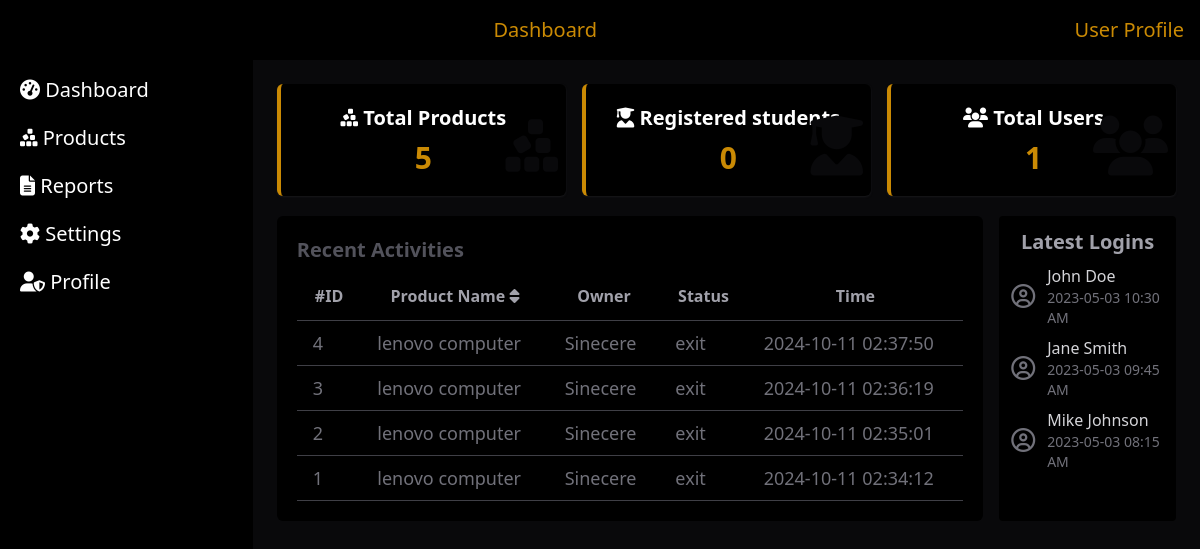
The app's page /dashboard (signed in) with its own data.
### tables this page shows
CREATE TABLE product_movement
                 (Id INTEGER PRIMARY KEY AUTOINCREMENT,
                  ProductId INTEGER,
                  status TEXT,
                  Timestamp TEXT,
                  FOREIGN KEY (ProductId) REFERENCES products(Id));

CREATE TABLE products
                 (Id INTEGER PRIMARY KEY AUTOINCREMENT, Product TEXT, Owner TEXT, Category TEXT, Serial_no TEXT DEFAULT 'None', barcode TEXT, Tag TEXT, details TEXT, timestamp TEXT);

### app.py (the view)
@app.route('/dashboard')
def dashboard():
    if 'user_id' not in session:
        return redirect(url_for('index'))
    conn = get_db_connection()
    cursor = conn.cursor()
    cursor.execute("SELECT COUNT(*) FROM products")
    total_products = cursor.fetchone()[0]
    cursor.execute("SELECT COUNT(*) FROM students")
    total_students = cursor.fetchone()[0]
    cursor.execute("SELECT COUNT(*) FROM users")
    total_users = cursor.fetchone()[0]
    cursor.execute("""
        SELECT pm.Id, p.Product, p.Owner, pm.status, pm.Timestamp
        FROM product_movement pm
        JOIN products p ON pm.ProductId = p.Id
        ORDER BY pm.Timestamp DESC
        LIMIT 10
    """)
    recent_movements = cursor.fetchall()
    conn.close()
    return render_template('dashboard.html', total_products=total_products,
                           total_students=total_students, total_users=total_users,  recent_movements=recent_movements)

### app.py (called while the page is built)
def get_db_connection():
    conn = sqlite3.connect('barcodes.db')
    conn.row_factory = sqlite3.Row
    return conn

### templates/dashboard.html (shortened to what this page needs)
   {% extends "base.html" %}
   {% block content %}
   <div class="grid grid-cols-1 md:grid-cols-3 gap-4 mb-5">
    <div class="bg-black px-2 py-5 rounded-md shadow-sm shadow-zinc-900 border-l-4 border-yellow-600">
        <div class="text-center relative">
            <h2 class="text-xl text-white font-semibold mb-2"> <i class="fa-solid fa-cubes-stacked"></i> Total Products</h2>
            <p class="text-3xl font-bold text-yellow-600">{{ total_products }}</p>
            <i class="fa-solid fa-cubes-stacked text-zinc-950 text-6xl absolute bottom-0 right-0"></i>
        </div>
    </div>
    <div class="bg-black px-2 py-5 rounded-md shadow-sm shadow-zinc-900 border-l-4 border-yellow-600">
        <div class="text-center relative">
            <h2 class="text-xl text-white font-semibold mb-2"> <i class="fa-solid fa-user-graduate"></i>  Registered students</h2>
            <p class="text-3xl font-bold text-yellow-600">{{ total_students }}</p>
            <i class="fa-solid fa-user-graduate text-zinc-950 text-6xl absolute bottom-0 right-0"></i>
        </div>
    </div>
    <div class="bg-black px-2 py-5 rounded-md shadow-sm shadow-zinc-900 border-l-4 border-yellow-600">
        <div class="text-center relative">
            <h2 class="text-xl text-white font-semibold mb-2"> <i class="fa fa-users"></i> Total Users</h2>
            <p class="text-3xl font-bold text-yellow-600">{{ total_users }}</p>
            <i class="fa fa-users text-zinc-950 text-6xl absolute bottom-0 right-0"></i>
        </div>
    </div>
</div>
        <div class="flex flex-col md:flex-row space-x-4">
            <div class="w-full md:w-4/5 p-5 mb-4 md:mb-0 bg-black rounded-md">
                <h2 class="text-xl text-zinc-600 font-semibold mb-2">Recent Activities</h2>
                <div class="overflow-x-auto">
                  {% if recent_movements %}
                <table class="w-full text-white">
                    <thead>
                        <tr>
                            <th class="border-b border-zinc-700 px-4 text-zinc-400 py-3">#ID</th>
                            <th class="border-b border-zinc-700 px-4 text-zinc-400 py-3">Product Name <i class="fa-solid fa-sort"></i> </th>
                            <th class="border-b border-zinc-700 px-4 text-zinc-400 py-3">Owner</th>
                            <th class="border-b border-zinc-700 px-4 text-zinc-400 py-3">Status</th>
                            <th class="border-b border-zinc-700 px-4 text-zinc-400 py-3">Time</th>
                        </tr>
                    </thead>
                    <tbody>
                      {% for movement in recent_movements %}
                      <tr class="border-b border-zinc-700 hover:bg-zinc-900 cursor-pointer">
                          <td class="px-4 text-zinc-500 text-lg py-2">{{ movement.Id }}</td>
                          <td class="px-4 text-zinc-500 text-lg py-2">{{ movement.Product }}</td>
                          <td class="px-4 text-zinc-500 text-lg py-2">{{ movement.Owner }}</td>
                          <td class="px-4 text-zinc-500 text-lg py-2">{{ movement.status }}</td>
                          <td class="px-4 text-zinc-500 text-lg py-2">{{ movement.Timestamp }}</td>
                      </tr>
                      {% endfor %}
                  </tbody>
                </table>
                {% else %}
        <p class="text-zinc-500 text-lg py-2">No recent movements to display.</p>
    {% endif %}
            </div>
            </div>
                      <div class="w-full md:w-1/5 p-3 bg-black rounded">
                          <h2 class="text-xl text-zinc-400 text-center font-semibold mb-2">Latest Logins</h2>
                          <div class="flex items-center mb-2">
                              <i class="fa-regular fa-user-circle text-zinc-500 text-2xl mr-3"></i>
                              <div>
                                  <p class="text-zinc-300">John Doe</p>
                                  <p class="text-zinc-500 text-sm">2023-05-03 10:30 AM</p>
                              </div>
                          </div>
                          <div class="flex items-center mb-2">
                              <i class="fa-regular fa-user-circle text-zinc-500 text-2xl mr-3"></i>
                              <div>
                                  <p class="text-zinc-300">Jane Smith</p>
                                  <p class="text-zinc-500 text-sm">2023-05-03 09:45 AM</p>
                              </div>
                          </div>
                          <div class="flex items-center">
                              <i class="fa-regular fa-user-circle text-zinc-500 text-2xl mr-3"></i>
                              <div>
                                  <p class="text-zinc-300">Mike Johnson</p>
                                  <p class="text-zinc-500 text-sm">2023-05-03 08:15 AM</p>
                              </div>
                          </div>
                      </div>
        </div>
      </div>
    </div>
{% endblock %}

### templates/base.html (shortened to what this page needs)
<!DOCTYPE html>
<html lang="en">
<head>
  <script src="static/Js/tailwind.js"></script>
  <link rel="stylesheet" href="https://cdnjs.cloudflare.com/ajax/libs/font-awesome/6.6.0/css/all.min.css">
</head>
<body  class="bg-zinc-950">
    <div class="bg-black text-white p-4 flex justify-between items-center">
        <h1 class="text-xl text-yellow-600">Dashboard</h1>
        <div>
          <span class="text-xl text-yellow-600">User Profile</span>
        </div>
      </div>
      <div class="flex h-screen">
        <div id="sidebar" class="sidebar bg-black  w-64 min-h-full p-4 md:block">
          <ul class="space-y-5">
            <li><a href="/dashboard" class="text-white text-xl hover:border-b-2 hover:border-yellow-600 hover:text-yellow-600 p-1 "> <i class="fa-solid fa-gauge-high"></i> Dashboard</a></li>
            <li><a href="/product" class="text-white text-xl hover:border-b-2 hover:border-yellow-600 hover:text-yellow-600 p-1 "> <i class="fa-solid fa-cubes-stacked"></i> Products</a></li>
            <li><a href="/report" class="text-white text-xl hover:border-b-2 hover:border-yellow-600 hover:text-yellow-600 p-1 "> <i class="fa-solid fa-file-lines"></i> Reports</a></li>
            <li><a href="#" class="text-white text-xl hover:border-b-2 hover:border-yellow-600 hover:text-yellow-600 p-1 "> <i class="fa-solid fa-gear"></i> Settings</a></li>
            <li><a href="#" class="text-white text-xl hover:border-b-2 hover:border-yellow-600 hover:text-yellow-600 p-1 "> <i class="fa-solid fa-user-shield"></i> Profile</a></li>
          </ul>
        </div>
    <div class="w-full md:w-4/5 p-6">
                {% block content %}{% endblock %}
</body>
</html>

### records on screen
product_movement: Id "4", Product "lenovo computer", Owner "Sinecere", status "exit", Timestamp "2024-10-11 02:37:50"
product_movement: Id "3", Product "lenovo computer", Owner "Sinecere", status "exit", Timestamp "2024-10-11 02:36:19"
product_movement: Id "2", Product "lenovo computer", Owner "Sinecere", status "exit", Timestamp "2024-10-11 02:35:01"
product_movement: Id "1", Product "lenovo computer", Owner "Sinecere", status "exit", Timestamp "2024-10-11 02:34:12"

### other values on screen
{{ total_products }} "5"
{{ total_students }} "0"
{{ total_users }} "1"
